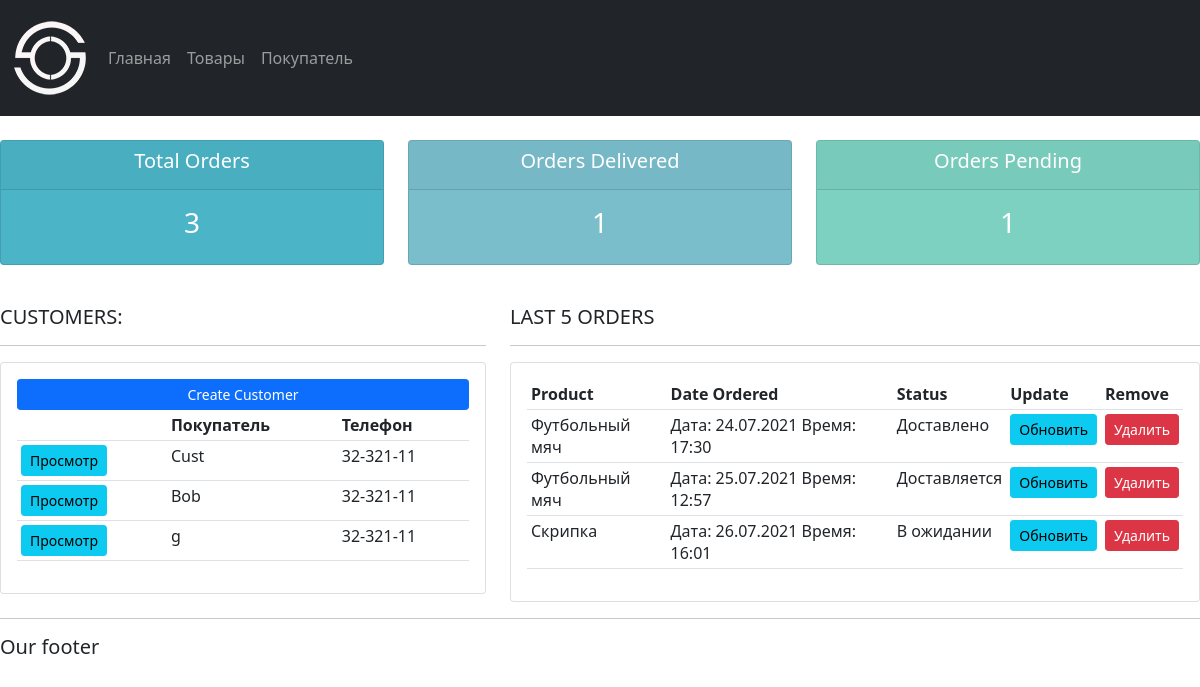
/, run on an earlier commit of the app's database.
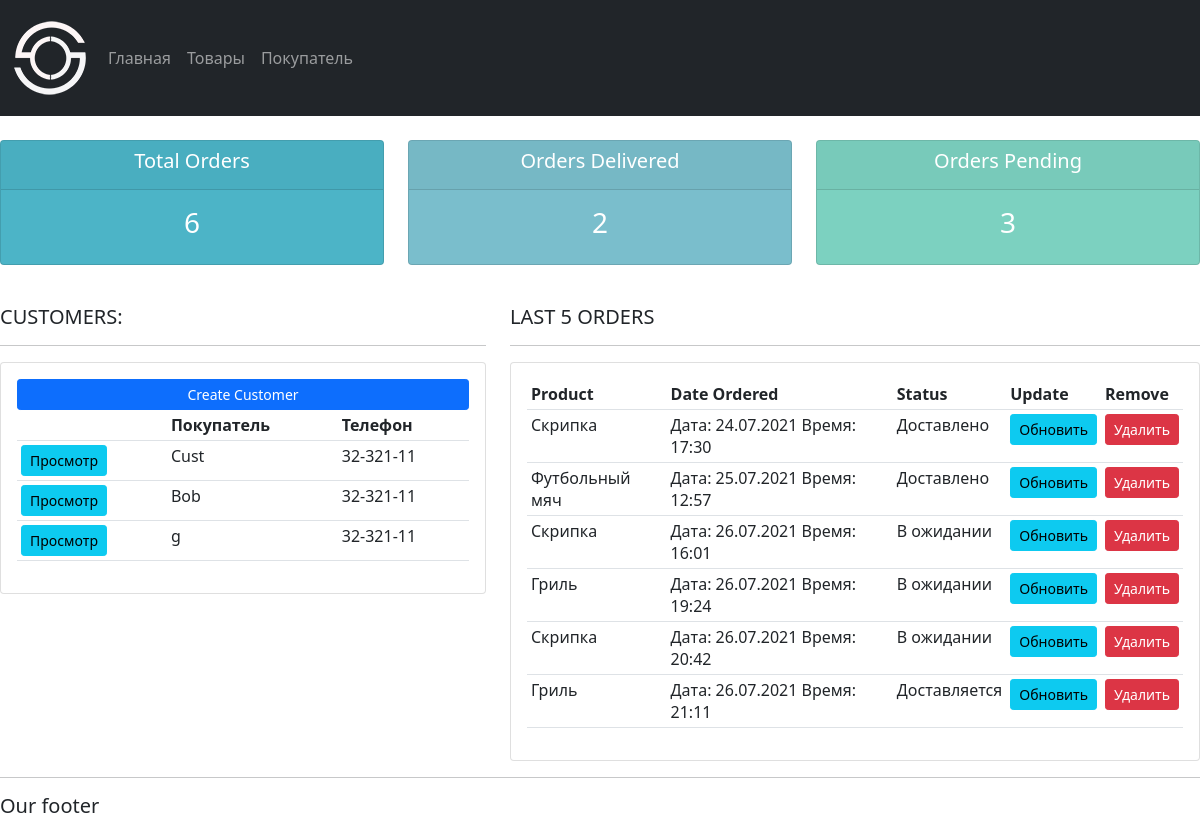
And on a later commit of the database.
### accounts/models.py (models this page shows, shortened)
class Customer(models.Model):
    name = models.CharField(max_length=150, null=True)
    phone = models.CharField(max_length=150, null=True)
    email = models.CharField(max_length=150, null=True)
    date_created = models.DateTimeField(auto_now_add=True, null=True)

class Order(models.Model):
    STATUS = (
        ('Pending', 'В ожидании'),
        ('Out for delivery', 'Доставляется'),
        ('Delivered', 'Доставлено'),
    )
    customer = models.ForeignKey(Customer, null=True, on_delete=models.SET_NULL)
    product = models.ForeignKey(Product, null=True, on_delete=models.SET_NULL)
    date_created = models.DateTimeField(auto_now_add=True, null=True)
    status = models.CharField(max_length=150, choices=STATUS)
    note = models.CharField(max_length=1000, null=True)

class Product(models.Model):
    CATEGORY = (
        ('Indoor', 'В дом'),
        ('Out door', 'Не в дом'),
    )
    name = models.CharField(max_length=150)
    price = models.FloatField(null=True)
    category = models.CharField(max_length=150, choices=CATEGORY)
    description = models.CharField(max_length=150)
    date_created = models.DateTimeField(auto_now_add=True, null=True)
    tags = models.ManyToManyField(Tag)
    def __str__(self):
        return self.name

### accounts/views.py (the view)
# urls.py: path('', views.home, name="home"),
def home(request):
    orders = Order.objects.all()
    customers = Customer.objects.all()
    total_customers = customers.count()
    total_orders = orders.count()
    delivered = orders.filter(status='Delivered').count()
    pending = orders.filter(status='Pending').count()
    context = {
        'orders': orders,
        'customers': customers,
        'total_customers': total_customers,
        'total_orders': total_orders,
        'delivered': delivered,
        'pending': pending
    }
    return render(request, 'accounts/dashboard.html', context)

### accounts/templates/accounts/dashboard.html
{%  extends 'accounts/main.html' %}
{% block content %}
{%  include 'accounts/status.html' %}
<br>
<div class="row">
	<div class="col-md-5">
		<h5>CUSTOMERS:</h5>
		<hr>
		<div class="card card-body">
			<a class="btn btn-primary  btn-sm btn-block" href="">Create Customer</a>
			<table class="table table-sm">
				<tr>
					<th></th>
					<th>Покупатель</th>
					<th>Телефон</th>
				</tr>
				{% for customer in customers %}
					<tr>
						<td><a class="btn btn-sm btn-info" href="{% url 'customer' customer.id%}">Просмотр</a></td>
						<td>{{customer.name}}</td>
						<td>{{customer.phone}}</td>
					</tr>
				{% endfor %}
			</table>
		</div>
	</div>
	<div class="col-md-7">
		<h5>LAST 5 ORDERS</h5>
		<hr>
		<div class="card card-body">
			<table class="table table-sm">
				<tr>
					<th>Product</th>
					<th>Date Ordered</th>
					<th>Status</th>
					<th>Update</th>
					<th>Remove</th>
				</tr>
				{% for order in orders %}
					<tr>
						<td>{{order.product}}</td>
						<td>{{order.date_created|date:"Дата: d.m.Y  Время: H:i"}}</td>
						<td>{{order.get_status_display}}</td>
						<td><a class="btn btn-sm btn-info" href="{% url 'update_order' order.id %}">Обновить</a></td>
						<td><a class="btn btn-sm btn-danger" href="{% url 'delete_order' order.id %}">Удалить</a></td>
					</tr>
				{% endfor %}
			</table>
		</div>
	</div>
</div>
{% endblock %}

What changed in the data, as far as the page shows it:
changed Order "Дата: 24.07.2021 Время: 17:30": product "Футбольный мяч" → "Скрипка"
changed Order "Дата: 25.07.2021 Время: 12:57": status "Доставляется" → "Доставлено"
added Order: product "Гриль", date_created "Дата: 26.07.2021 Время: 19:24", status "В ожидании"
added Order: product "Скрипка", date_created "Дата: 26.07.2021 Время: 20:42", status "В ожидании"
added Order: product "Гриль", date_created "Дата: 26.07.2021 Время: 21:11", status "Доставляется"
Also different on the page:
{{ total_orders }}: "3" → "6"
{{ delivered }}: "1" → "2"
{{ pending }}: "1" → "3"
